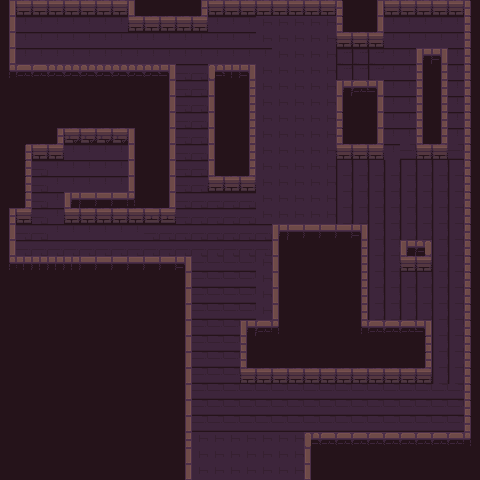

Below is a game level as drawn by its tile map, then a one-line description and the .tmx file that defines it, in full:
An orthogonal 30x30 tile map with 16x16 px tiles, 1 tile layer (Tile Layer 1).

<map version="1.2" tiledversion="1.2.3" orientation="orthogonal" renderorder="right-down" width="30" height="30" tilewidth="16" tileheight="16" infinite="0" nextlayerid="2" nextobjectid="1">
 <tileset firstgid="1" source="dungeon-tileset.tsx" />
 <layer id="1" name="Tile Layer 1" width="30" height="30">
  <data encoding="csv">
11,2,2,2,2,2,2,2,16,79,79,79,21,2,2,2,2,2,2,2,2,6,79,31,2,2,2,2,2,6,
11,64,64,64,64,64,64,64,2,2,2,2,2,64,64,64,23,23,23,23,23,6,79,31,64,64,64,64,64,6,
11,64,64,64,64,64,64,64,64,64,64,64,64,64,64,64,23,23,23,23,23,2,2,2,64,64,64,64,64,6,
11,64,64,64,64,64,64,64,64,64,64,64,64,64,64,64,64,23,23,23,23,12,12,12,64,64,51,54,64,6,
41,42,42,43,43,43,43,43,43,43,54,62,62,55,53,54,23,23,23,23,23,12,12,12,64,64,26,21,64,6,
79,79,79,79,79,79,79,79,79,79,11,62,62,16,79,21,23,23,23,23,23,51,42,54,64,64,26,21,64,6,
79,79,79,79,79,79,79,79,79,79,11,62,62,16,79,21,23,23,23,23,23,16,79,31,64,64,26,21,64,6,
79,79,79,79,79,79,79,79,79,79,11,62,62,16,79,21,23,23,23,23,23,6,79,31,64,64,26,21,64,6,
79,79,79,21,4,4,4,4,16,79,11,62,62,16,79,21,23,23,23,23,23,6,79,31,64,64,26,21,64,6,
79,1,2,2,64,64,64,64,16,79,11,62,62,16,79,21,23,23,23,23,23,2,2,2,64,33,2,2,33,6,
79,1,62,64,64,64,64,64,16,79,11,62,62,16,79,21,23,23,23,23,23,22,22,22,22,22,22,22,22,6,
79,1,62,64,64,64,64,64,16,79,11,62,62,2,2,2,23,23,23,23,23,22,22,22,22,22,22,22,22,6,
79,1,62,64,51,52,52,52,46,79,11,62,62,62,62,62,23,23,23,23,23,22,22,22,22,22,22,22,22,6,
21,2,62,64,2,2,2,2,2,3,3,62,62,62,62,62,23,23,23,23,23,22,22,22,22,22,22,22,22,6,
11,62,62,64,64,64,64,64,64,62,62,62,62,62,62,62,62,51,52,52,52,52,54,22,22,22,22,22,22,6,
11,62,62,62,62,62,62,62,62,62,62,62,62,62,62,62,62,16,79,79,79,79,21,22,22,51,56,22,22,6,
41,53,53,53,53,52,52,52,52,52,52,54,33,33,33,33,23,16,79,79,79,79,21,22,22,2,2,22,22,6,
79,79,79,79,79,79,79,79,79,79,79,31,33,33,33,33,23,16,79,79,79,79,21,22,22,22,22,22,22,6,
79,79,79,79,79,79,79,79,79,79,79,31,33,33,33,33,23,16,79,79,79,79,21,22,22,22,22,22,22,6,
79,79,79,79,79,79,79,79,79,79,79,31,33,33,33,33,23,16,79,79,79,79,21,22,22,22,22,22,22,6,
79,79,79,79,79,79,79,79,79,79,79,31,33,33,33,51,42,46,79,79,79,79,41,42,42,42,54,22,22,6,
79,79,79,79,79,79,79,79,79,79,79,31,33,33,33,26,79,79,79,79,79,79,79,79,79,79,1,22,22,6,
79,79,79,79,79,79,79,79,79,79,79,31,33,33,33,26,79,79,79,79,79,79,79,79,79,79,1,22,22,6,
79,79,79,79,79,79,79,79,79,79,79,31,33,33,33,5,5,5,5,5,5,5,5,5,5,5,5,22,22,6,
79,79,79,79,79,79,79,79,79,79,79,31,33,33,33,33,33,33,33,33,33,33,33,33,33,33,33,33,33,6,
79,79,79,79,79,79,79,79,79,79,79,31,33,33,33,33,33,33,33,33,33,33,33,33,33,33,33,33,33,6,
79,79,79,79,79,79,79,79,79,79,79,31,33,33,33,33,33,33,33,33,33,33,33,33,33,33,33,33,33,6,
79,79,79,79,79,79,79,79,79,79,79,21,23,23,23,23,23,23,23,55,45,45,45,45,45,45,45,45,45,46,
79,79,79,79,79,79,79,79,79,79,79,31,23,23,23,23,23,23,23,36,79,79,79,79,79,79,79,79,79,79,
79,79,79,79,79,79,79,79,79,79,79,31,23,23,23,23,23,23,23,36,79,79,79,79,79,79,79,79,79,79
</data>
 </layer>
</map>
